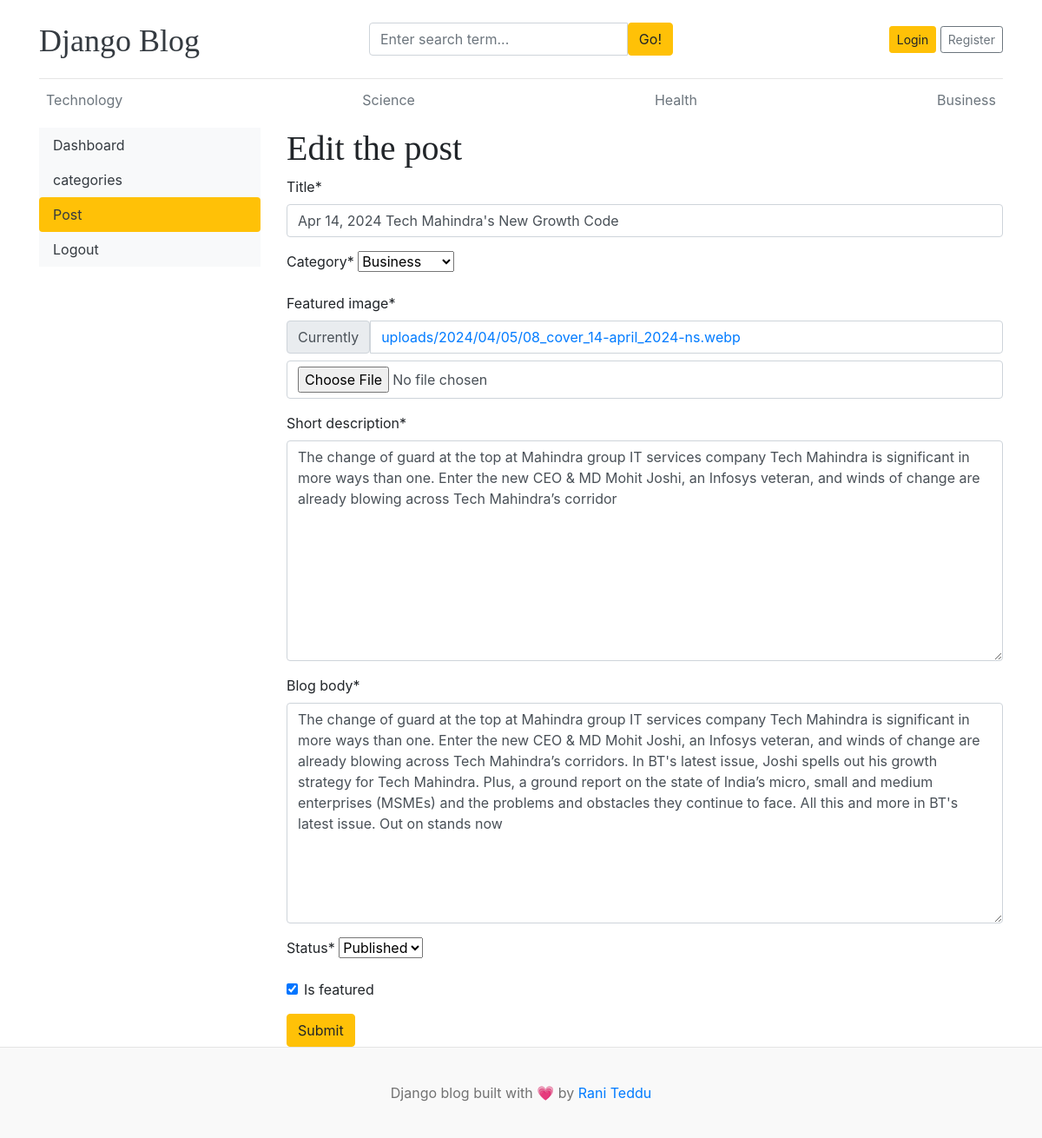
Page /dashboard/posts/edit/3 on the committed database.
### blogs/models.py (models this page shows, shortened)
class Category(models.Model):
    category_name = models.CharField(max_length=100, unique=True)
    created_at = models.DateTimeField(auto_now_add=True)
    updated_at = models.DateTimeField(auto_now=True)
    def __str__(self):
        return self.category_name
    class Meta:
        verbose_name_plural = 'Categories'

class Blog(models.Model):
    title = models.CharField(max_length=100)
    slug = models.SlugField(max_length=150, unique=True, blank=True)
    category = models.ForeignKey(Category, on_delete=models.CASCADE)
    author = models.ForeignKey(User, on_delete=models.CASCADE)
    featured_image = models.ImageField(upload_to='uploads/%Y/%m/%d')
    short_description = models.TextField(max_length=500)
    blog_body = models.TextField(max_length=2000)
    status = models.CharField(max_length=20, choices=STATUS_CHOICES, default='Draft')
    is_featured = models.BooleanField(default=False)
    created_at = models.DateTimeField(auto_now_add=True)
    updated_at = models.DateTimeField(auto_now=True)

### dashboard/views.py (the view, shortened to what this page needs)
# urls.py: path('posts/edit/<int:pk>',views.edit_post, name='edit_post'),
def edit_post(request,pk):
    post = get_object_or_404(Blog, pk=pk)
    form = BlogPostForm(instance=post)
    context = {
        'form': form,
        'post': post,
    }
    return render(request, 'dashboard/edit_post.html', context)

### dashboard/forms.py
class BlogPostForm(forms.ModelForm):
    class Meta:
        model = Blog
        fields = ('title', 'category', 'featured_image', 'short_description', 'blog_body', 'status', 'is_featured')

### blogs/context_processors.py (called while the page is built)
def get_categories(request):
    categories = Category.objects.all()
    return dict(categories=categories)

def get_sociallinks(request):
    social_links = SocialLink.objects.all()
    return dict(social_links=social_links)

### template/dashboard/edit_post.html (shortened to what this page needs)
{% extends 'base.html' %}
{% block content %}
{% load crispy_forms_tags %}
<div class="container">
    <div class="row">
    {% include 'dashboard/side.html' %}
    <div class="col-md-9">
        <h1>Edit the post</h1>
        <form action="{% url 'edit_post' post.id %} " method="POST" enctype="multipart/form-data">
            {{ form | crispy }}
            <button type="submit" class="btn btn-warning">Submit</button>
        </form>
    </div>
    </div>
</div>
{% endblock %}

### template/base.html (shortened to what this page needs)
{% load static %}
<!DOCTYPE html>
<html lang="en">
<head>
    <link href="https://getbootstrap.com/docs/4.0/dist/css/bootstrap.min.css" rel="stylesheet">
    <link href="{% static 'css/blog.css' %}" rel="stylesheet">
    <link rel="stylesheet" href="https://cdnjs.cloudflare.com/ajax/libs/font-awesome/4.7.0/css/font-awesome.min.css">
  </head>
<body>
    <div class="container">
      <header class="blog-header py-3">
        <div class="row flex-nowrap justify-content-between align-items-center">
          <div class="col-4 pt-1">
            <a class="blog-header-logo text-dark" href="/">Django Blog</a>
          </div>
          <div class="col-4">
            <form action="{% url 'search' %}" method="GET">
              <div class="input-group">
                <input class="form-control" type="text" value="{{ keyword }}" placeholder="Enter search term..." name="keyword" aria-label="Enter search term..." aria-describedby="button-search" />
                <button class="btn btn-warning" type="submit" id="button-search" type="button">Go!</button>
              </div>
            </form>
          </div>
          <div class="col-4 d-flex justify-content-end align-items-center">
            {% if not user.is_authenticated%}
            <a class="btn btn-sm btn-warning" href="{% url 'login' %}">Login</a> &nbsp;
            <a class="btn btn-sm btn-outline-secondary" href="{% url 'register' %}">Register</a>
            {% else %}
            <span><a href="{% url 'dashboard' %}">Dasboard</a></span>
            &nbsp;
            <span><a href="{% url 'logout' %}">Logout</a></span>
            {% endif %}
          </div>
        </div>
      </header>
      <div class="nav-scroller py-1 mb-2">
        <nav class="nav d-flex justify-content-between">
          {% for cat in categories %}
          <a class="p-2 text-muted" href="{% url 'posts_by_category' cat.id %}">{{ cat.category_name }}</a>
          {% endfor %}
        </nav>
      </div>
    </div>
{% block content %}
{% endblock %}
  <footer class="blog-footer text-center">
        <p>Django blog built with 💗 by <a href="#">Rani Teddu</a></p>
    </footer>
</body>
</html>

### blog_main/static/css/blog.css (style rules this page uses)
.blog-header { border-bottom: 1px solid #e5e5e5; }
.blog-header-logo { font-family: "Playfair Display", Georgia, "Times New Roman", serif; font-size: 2.25rem; }
h1, h2, h3, h4, h5, h6 { font-family: "Playfair Display", Georgia, "Times New Roman", serif; }
.blog-footer { padding: 2.5rem 0; color: #727272; text-align: center; background-color: #f9f9f9; border-top: .05rem solid #e5e5e5; }
.blog-footer p:last-child { margin-bottom: 0; }

### rows in the picture
Category: category_name "Technology"
Category: category_name "Science"
Category: category_name "Health"
Category: category_name "Business"
Blog: title "Apr 14, 2024 Tech Mahindra's New Growth Code", category "Business", short_description "The change of guard at the top at Mahindra group IT services company Tech Mahindra is significant in more ways than one. Enter the new CEO & MD Mohit Joshi, an Infosys veteran, and winds of change are already blowing across Tech Mahindra’s corridor", blog_body "The change of guard at the top at Mahindra group IT services company Tech Mahindra is significant in more ways than one. Enter the new CEO & MD Mohit Joshi, an Infosys veteran, and winds of change are already blowing across Tech Mahindra’s corridors. In BT's latest issue, Joshi spells out his growth strategy for Tech Mahindra. Plus, a ground report on the state of India’s micro, small and medium enterprises (MSMEs) and the problems and obstacles they continue to face. All this and more in BT's latest issue. Out on stands now", status "Published", is_featured "☑"
